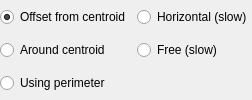
                           <widget class="QWidget" name="pagePolygon">
                            <layout class="QGridLayout" name="gridLayout_18">
                             <property name="margin">
                              <number>0</number>
                             </property>
                             <item row="0" column="0">
                              <widget class="QRadioButton" name="radOverCentroid">
                               <property name="sizePolicy">
                                <sizepolicy hsizetype="Maximum" vsizetype="Fixed">
                                 <horstretch>0</horstretch>
                                 <verstretch>0</verstretch>
                                </sizepolicy>
                               </property>
                               <property name="text">
                                <string>Offset from centroid</string>
                               </property>
                               <property name="checked">
                                <bool>true</bool>
                               </property>
                              </widget>
                             </item>
                             <item row="1" column="0">
                              <widget class="QRadioButton" name="radAroundCentroid">
                               <property name="sizePolicy">
                                <sizepolicy hsizetype="Maximum" vsizetype="Fixed">
                                 <horstretch>0</horstretch>
                                 <verstretch>0</verstretch>
                                </sizepolicy>
                               </property>
                               <property name="text">
                                <string>Around centroid</string>
                               </property>
                              </widget>
                             </item>
                             <item row="0" column="1">
                              <widget class="QRadioButton" name="radPolygonHorizontal">
                               <property name="text">
                                <string>Horizontal (slow)</string>
                               </property>
                              </widget>
                             </item>
                             <item row="1" column="1">
                              <widget class="QRadioButton" name="radPolygonFree">
                               <property name="text">
                                <string>Free (slow)</string>
                               </property>
                              </widget>
                             </item>
                             <item row="2" column="0" colspan="2">
                              <widget class="QRadioButton" name="radPolygonPerimeter">
                               <property name="sizePolicy">
                                <sizepolicy hsizetype="MinimumExpanding" vsizetype="Fixed">
                                 <horstretch>0</horstretch>
                                 <verstretch>0</verstretch>
                                </sizepolicy>
                               </property>
                               <property name="text">
                                <string>Using perimeter</string>
                               </property>
                              </widget>
                             </item>
                            </layout>
                           </widget>
